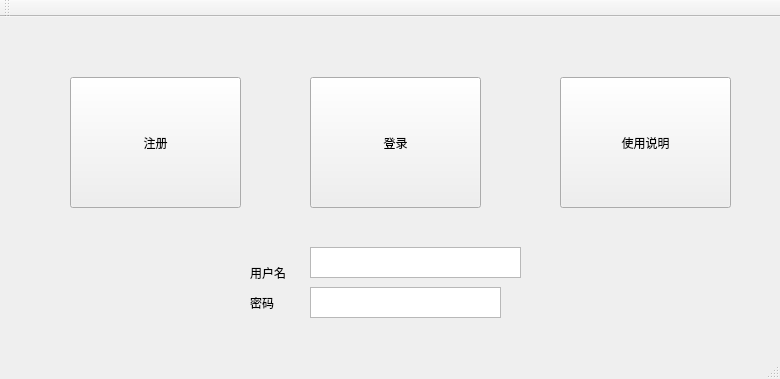
<?xml version="1.0" encoding="UTF-8"?>
<ui version="4.0">
 <class>MainWindow</class>
 <widget class="QMainWindow" name="MainWindow">
  <property name="geometry">
   <rect>
    <x>0</x>
    <y>0</y>
    <width>780</width>
    <height>379</height>
   </rect>
  </property>
  <property name="windowTitle">
   <string>MainWindow</string>
  </property>
  <widget class="QWidget" name="centralWidget">
   <widget class="QPushButton" name="pushButton">
    <property name="geometry">
     <rect>
      <x>70</x>
      <y>60</y>
      <width>171</width>
      <height>131</height>
     </rect>
    </property>
    <property name="text">
     <string>注册</string>
    </property>
   </widget>
   <widget class="QPushButton" name="dengLu">
    <property name="geometry">
     <rect>
      <x>310</x>
      <y>60</y>
      <width>171</width>
      <height>131</height>
     </rect>
    </property>
    <property name="text">
     <string>登录</string>
    </property>
   </widget>
   <widget class="QPushButton" name="pushButton_3">
    <property name="geometry">
     <rect>
      <x>560</x>
      <y>60</y>
      <width>171</width>
      <height>131</height>
     </rect>
    </property>
    <property name="text">
     <string>使用说明</string>
    </property>
   </widget>
   <widget class="QLabel" name="label">
    <property name="geometry">
     <rect>
      <x>250</x>
      <y>250</y>
      <width>54</width>
      <height>12</height>
     </rect>
    </property>
    <property name="text">
     <string>用户名</string>
    </property>
   </widget>
   <widget class="QLabel" name="label_2">
    <property name="geometry">
     <rect>
      <x>250</x>
      <y>280</y>
      <width>54</width>
      <height>12</height>
     </rect>
    </property>
    <property name="text">
     <string>密码</string>
    </property>
   </widget>
   <widget class="QPlainTextEdit" name="userName">
    <property name="geometry">
     <rect>
      <x>310</x>
      <y>230</y>
      <width>211</width>
      <height>31</height>
     </rect>
    </property>
   </widget>
   <widget class="QPlainTextEdit" name="userPassword">
    <property name="geometry">
     <rect>
      <x>310</x>
      <y>270</y>
      <width>191</width>
      <height>31</height>
     </rect>
    </property>
   </widget>
  </widget>
  <widget class="QMenuBar" name="menuBar">
   <property name="geometry">
    <rect>
     <x>0</x>
     <y>0</y>
     <width>780</width>
     <height>26</height>
    </rect>
   </property>
  </widget>
  <widget class="QToolBar" name="mainToolBar">
   <attribute name="toolBarArea">
    <enum>TopToolBarArea</enum>
   </attribute>
   <attribute name="toolBarBreak">
    <bool>false</bool>
   </attribute>
  </widget>
  <widget class="QStatusBar" name="statusBar"/>
 </widget>
 <layoutdefault spacing="6" margin="11"/>
 <resources/>
 <connections/>
</ui>
